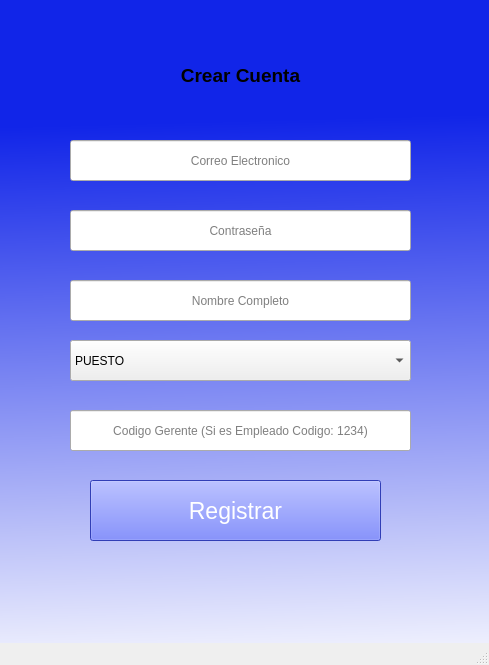
<?xml version="1.0" encoding="UTF-8"?>
<ui version="4.0">
 <class>segunda</class>
 <widget class="QMainWindow" name="segunda">
  <property name="geometry">
   <rect>
    <x>0</x>
    <y>0</y>
    <width>489</width>
    <height>665</height>
   </rect>
  </property>
  <property name="windowTitle">
   <string>MainWindow</string>
  </property>
  <widget class="QWidget" name="centralwidget">
   <widget class="QLabel" name="label_4">
    <property name="geometry">
     <rect>
      <x>0</x>
      <y>0</y>
      <width>491</width>
      <height>691</height>
     </rect>
    </property>
    <property name="styleSheet">
     <string notr="true">background-color: qlineargradient(spread:pad, x1:0.512, y1:0, x2:0.532, y2:1, stop:0.174129 rgba(17, 37, 232, 255), stop:1 rgba(255, 255, 255, 255));</string>
    </property>
    <property name="text">
     <string/>
    </property>
   </widget>
   <widget class="QLabel" name="label">
    <property name="geometry">
     <rect>
      <x>150</x>
      <y>50</y>
      <width>181</width>
      <height>51</height>
     </rect>
    </property>
    <property name="font">
     <font>
      <pointsize>14</pointsize>
      <weight>75</weight>
      <bold>true</bold>
     </font>
    </property>
    <property name="text">
     <string>Crear Cuenta</string>
    </property>
    <property name="alignment">
     <set>Qt::AlignCenter</set>
    </property>
   </widget>
   <widget class="QLineEdit" name="email_crear">
    <property name="geometry">
     <rect>
      <x>70</x>
      <y>140</y>
      <width>341</width>
      <height>41</height>
     </rect>
    </property>
    <property name="text">
     <string/>
    </property>
    <property name="alignment">
     <set>Qt::AlignCenter</set>
    </property>
    <property name="placeholderText">
     <string>Correo Electronico</string>
    </property>
   </widget>
   <widget class="QLineEdit" name="contrasenia_crear">
    <property name="geometry">
     <rect>
      <x>70</x>
      <y>210</y>
      <width>341</width>
      <height>41</height>
     </rect>
    </property>
    <property name="text">
     <string/>
    </property>
    <property name="alignment">
     <set>Qt::AlignCenter</set>
    </property>
    <property name="placeholderText">
     <string>Contraseña</string>
    </property>
   </widget>
   <widget class="QLineEdit" name="Nombre_crear">
    <property name="geometry">
     <rect>
      <x>70</x>
      <y>280</y>
      <width>341</width>
      <height>41</height>
     </rect>
    </property>
    <property name="text">
     <string/>
    </property>
    <property name="alignment">
     <set>Qt::AlignCenter</set>
    </property>
    <property name="placeholderText">
     <string>Nombre Completo</string>
    </property>
   </widget>
   <widget class="QComboBox" name="Puesto">
    <property name="geometry">
     <rect>
      <x>70</x>
      <y>340</y>
      <width>341</width>
      <height>41</height>
     </rect>
    </property>
    <property name="layoutDirection">
     <enum>Qt::LeftToRight</enum>
    </property>
    <item>
     <property name="text">
      <string>PUESTO</string>
     </property>
    </item>
    <item>
     <property name="text">
      <string>Gerente</string>
     </property>
    </item>
    <item>
     <property name="text">
      <string>Empleado</string>
     </property>
    </item>
   </widget>
   <widget class="QLineEdit" name="Codigo_Gerente">
    <property name="geometry">
     <rect>
      <x>70</x>
      <y>410</y>
      <width>341</width>
      <height>41</height>
     </rect>
    </property>
    <property name="text">
     <string/>
    </property>
    <property name="alignment">
     <set>Qt::AlignCenter</set>
    </property>
    <property name="placeholderText">
     <string>Codigo Gerente (Si es Empleado Codigo: 1234)</string>
    </property>
   </widget>
   <widget class="QPushButton" name="Create_Account_Button_2">
    <property name="geometry">
     <rect>
      <x>90</x>
      <y>480</y>
      <width>291</width>
      <height>61</height>
     </rect>
    </property>
    <property name="font">
     <font>
      <pointsize>17</pointsize>
     </font>
    </property>
    <property name="styleSheet">
     <string notr="true">background-color: rgb(69, 87, 255);
color: rgb(255, 255, 255);</string>
    </property>
    <property name="text">
     <string>Registrar</string>
    </property>
   </widget>
  </widget>
  <widget class="QStatusBar" name="statusbar"/>
 </widget>
 <resources/>
 <connections/>
</ui>
